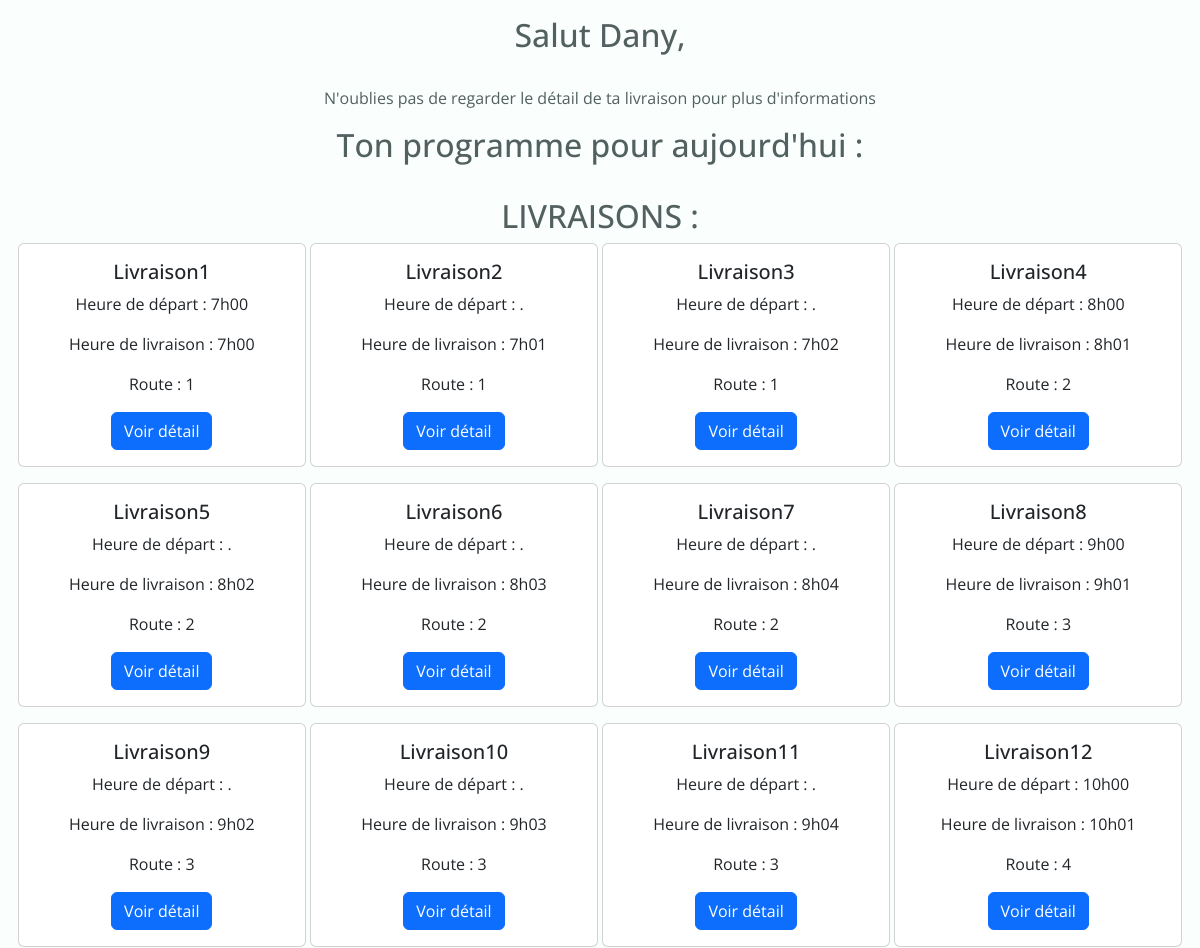
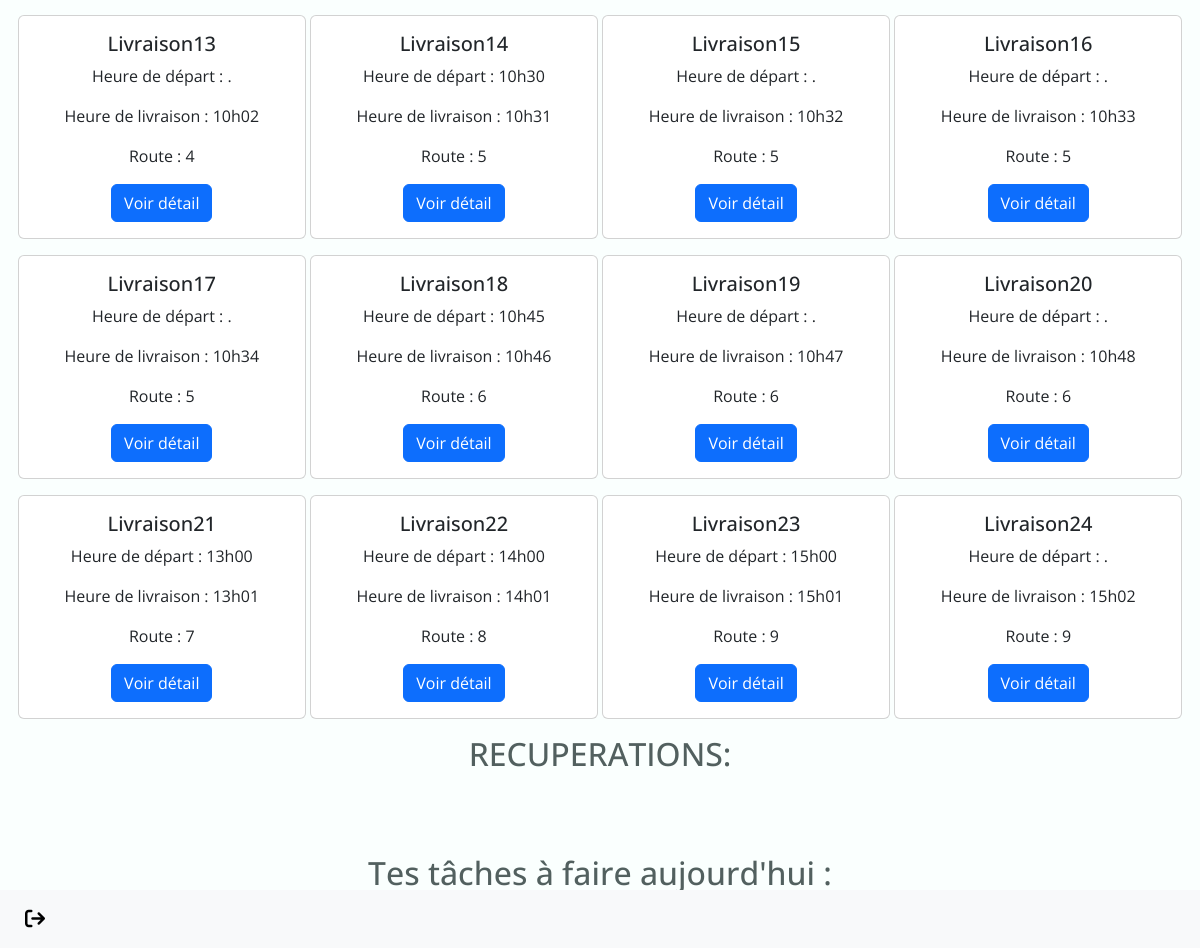
Page /livreur/4/ (signed in) on the earlier database version (2 pictures, top to bottom).
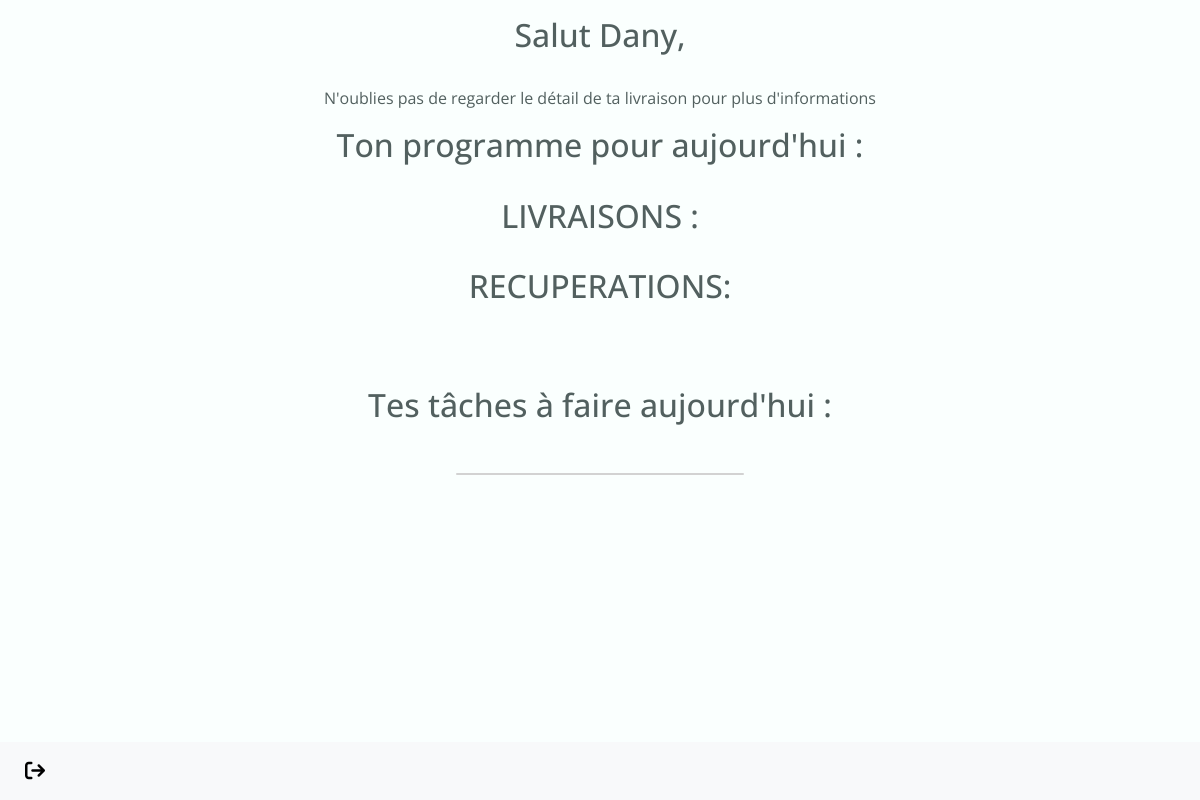
Same page on the later database version.
### listings/models.py (models this page shows, shortened)
class Livreur(models.Model):
        nom = models.fields.CharField(max_length=100)
        user = models.OneToOneField(User, null=True, on_delete=models.CASCADE)

class Livraison(models.Model):
    nom = models.fields.CharField(max_length=100, null=True, blank=True,)
    def __str__(self):
        return f'{self.nom}'
    route = models.ForeignKey(Route, null=True, blank=True, on_delete=models.SET_NULL)
    heure_depart = models.fields.CharField(null=True, blank=True, max_length=100)
    heure_livraison = models.fields.CharField(null=True, blank=True, max_length=100)
    client = models.ForeignKey(Client, null=True, blank=True, on_delete=models.SET_NULL)
    date = models.fields.DateField(null=True, blank=True,)
    commentaire = models.fields.CharField(null=True, blank=True, max_length=500)
    details_commande = models.FileField(null=True, blank=True, upload_to='media/commandesdetail/')
    infodetail = models.fields.CharField(null=True, blank=True, max_length=100)
    livreur = models.ForeignKey(Livreur, null=True, blank=True, on_delete=models.SET_NULL)
    journee = models.ForeignKey(Journee, null=True, blank=True, on_delete=models.SET_NULL)
    aidelivreur = models.fields.CharField(null=True, blank=True, max_length=100)
    checklist = models.fields.CharField(null=True, blank=True, max_length =3)
    retourtraiteur = models.fields.CharField(null=True, blank=True, max_length = 3)
    recuperation = models.fields.CharField(null=True, blank=True, max_length = 3)
    status = models.BooleanField(default=False)
    adress = models.fields.CharField(null=True, blank=True, max_length=100)
    zipcode = models.fields.CharField(null=True, blank=True, max_length=100)
    city = models.fields.CharField(null=True, blank=True, max_length=100, default="Montreal")
    country = models.fields.CharField(null=True, blank=True, max_length=100, default="Canada")
    lat = models.fields.CharField(null=True, blank=True, max_length=200)
    lng = models.fields.CharField(null=True, blank=True, max_length=200)
    place_id = models.fields.CharField(null=True, blank=True, max_length=200)

class Route(models.Model):
     nom = models.fields.CharField(max_length=100)
     def __str__(self):
        return f'{self.nom}'

### listings/views.py (the view)
# urls.py: path('livreur/<int:pk>/', views.livreur_detail, name='livreur-detail'),
def livreur_detail(request, pk):  # notez le paramètre id supplémentaire
    if request.user.is_authenticated :
        livreur = Livreur.objects.get(user_id= pk)
        livraisons  = Livraison.objects.all()
        taches = Tacheafaire.objects.all()
        recuperations = Recuperation.objects.all()
        journee = Journee.objects.all()
        return render(request, "listings/livreur_detail.html", context={'livreur':livreur,
                                                                'livraisons' : livraisons,
                                                                'taches' : taches,
                                                                'recuperations' : recuperations,
                                                                'journee' : journee})
    else:
        return redirect('home')

### listings/templates/listings/livreur_detail.html (shortened to what this page needs)
{% extends 'listings/base.html' %}
{% block content %}
<div style="text-align: center;">
    <h2>Salut {{ livreur.nom }}, </h2>
    <br>
    <p>N'oublies pas de regarder le détail de ta livraison pour plus d'informations</p>
    <h2>Ton programme pour aujourd'hui :</h2>
</div>
<br>
  <h2 style="text-align: center;" id="listlivraisons">LIVRAISONS :</h2>
<div style="text-align: center;" >
    {% for livraison in livraisons %}
    {% if livraison.date == livraison.journee.date %}
    <div class="d-inline-grid card text-center mb-3" style="width: 18rem;">
        <div class="card-body">
          <h5 class="card-title">{{livraison}}</h5>
          <p class="card-text">Heure de départ : {{livraison.heure_depart}}</p>
          <p class="card-text">Heure de livraison : {{livraison.heure_livraison}}</p>
          <p class="card-text">Route : {{livraison.route}}</p>
          <a href="{% url 'livraison-detail' livraison.id %}" class="btn btn-primary" >Voir détail</a>
        </div>
      </div>
      {% endif %}
      {% endfor %}
      <br>
      <h2 style="text-align: center;" id="listrecup">RECUPERATIONS:</h2>
<br>
<br>
<br>
<div id="tachesafaire" style="text-align: center;" >
<h2>Tes tâches à faire aujourd'hui :</h2>
<br>
<div class="card d-inline-grid" style="width: 18rem;">
  </div>
</div>
<nav class="navbar fixed-bottom navbar-light bg-light">
  <div class="container-fluid">
    {% if user.is_authenticated %}
    <form action="{% url 'logout' %}" method="post">
      <button type="submit" class="btn navbar-brand"><i class="fa-solid fa-arrow-right-from-bracket"></i></i></button>  </form>
  {% else %}
  <a href="{% url 'login' %}" class="navbar-brand" ><i class="fa-solid fa-user"></i></a>
  {% endif %}
  </div>
</nav>
{% endblock %}

### listings/templates/listings/base.html (shortened to what this page needs)
{% load static %}
<!DOCTYPE html>
<html lang="en">
<head>
    <link href="https://cdn.jsdelivr.net/npm/bootstrap@5.3.3/dist/css/bootstrap.min.css" rel="stylesheet">
    <link rel="stylesheet" href="{% static 'listings/styles.css' %}" />
    <link
    href="https://cdn.jsdelivr.net/npm/remixicon@4.2.0/fonts/remixicon.css"
    rel="stylesheet"
/>
</head>
<body>
    {% block content %}
    {% load static %}
    {% endblock %}
</body>
</html>

### listings/static/listings/styles.css (style rules this page uses)
:root { --header-height: 3rem; --hue: 174; --sat: 63%; --first-color: hsl(var(--hue), var(--sat), 40%); --first-color-alt: hsl(var(--hue), var(--sat), 36%); --title-color: hsl(var(--hue), 12%, 15%); --text-color: hsl(var(--hue), 8%, 35%); --body-color: hsl(var(--hue), 100%, 99%); --container-color: #FFF; --body-font: 'Open Sans', sans-serif; --h1-font-size: 1.5rem; --normal-font-size: .938rem; --tiny-font-size: .625rem; --z-tooltip: 10; --z-fixed: 100; }
@media screen and (min-width: 968px) { :root { --h1-font-size: 2.25rem; --normal-font-size: 1rem; } }
* { box-sizing: border-box; padding: 0; margin: 0; }
html { scroll-behavior: smooth; }
body { margin: var(--header-height) 0 0 0; font-family: var(--body-font); font-size: var(--normal-font-size); background-color: var(--body-color); color: var(--text-color); }
@media screen and (min-width: 767px) { body { margin: 0; } }
button { background: transparent; border: none; }

Differences in the rows shown:
removed Livraison: nom "Livraison1", heure_depart "7h00", heure_livraison "7h00", route "1"
removed Livraison: nom "Livraison2", heure_depart ".", heure_livraison "7h01", route "1"
removed Livraison: nom "Livraison3", heure_depart ".", heure_livraison "7h02", route "1"
removed Livraison: nom "Livraison4", heure_depart "8h00", heure_livraison "8h01", route "2"
removed Livraison: nom "Livraison5", heure_depart ".", heure_livraison "8h02", route "2"
removed Livraison: nom "Livraison6", heure_depart ".", heure_livraison "8h03", route "2"
removed Livraison: nom "Livraison7", heure_depart ".", heure_livraison "8h04", route "2"
removed Livraison: nom "Livraison8", heure_depart "9h00", heure_livraison "9h01", route "3"
removed Livraison: nom "Livraison9", heure_depart ".", heure_livraison "9h02", route "3"
removed Livraison: nom "Livraison10", heure_depart ".", heure_livraison "9h03", route "3"
removed Livraison: nom "Livraison11", heure_depart ".", heure_livraison "9h04", route "3"
removed Livraison: nom "Livraison12", heure_depart "10h00", heure_livraison "10h01", route "4"
removed Livraison: nom "Livraison13", heure_depart ".", heure_livraison "10h02", route "4"
removed Livraison: nom "Livraison14", heure_depart "10h30", heure_livraison "10h31", route "5"
removed Livraison: nom "Livraison15", heure_depart ".", heure_livraison "10h32", route "5"
removed Livraison: nom "Livraison16", heure_depart ".", heure_livraison "10h33", route "5"
removed Livraison: nom "Livraison17", heure_depart ".", heure_livraison "10h34", route "5"
removed Livraison: nom "Livraison18", heure_depart "10h45", heure_livraison "10h46", route "6"
removed Livraison: nom "Livraison19", heure_depart ".", heure_livraison "10h47", route "6"
removed Livraison: nom "Livraison20", heure_depart ".", heure_livraison "10h48", route "6"
removed Livraison: nom "Livraison21", heure_depart "13h00", heure_livraison "13h01", route "7"
removed Livraison: nom "Livraison22", heure_depart "14h00", heure_livraison "14h01", route "8"
removed Livraison: nom "Livraison23", heure_depart "15h00", heure_livraison "15h01", route "9"
removed Livraison: nom "Livraison24", heure_depart ".", heure_livraison "15h02", route "9"
